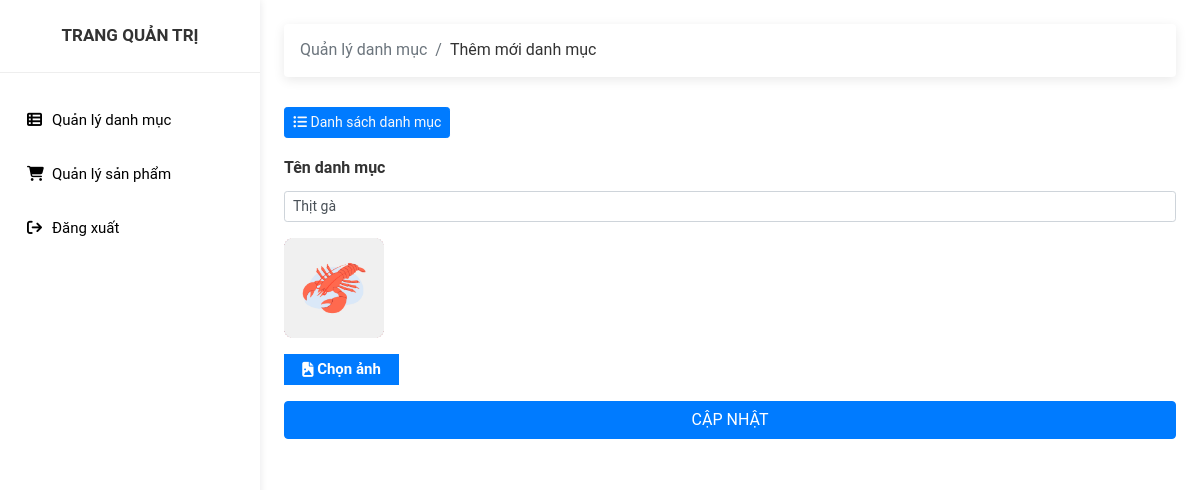
The app's page /editcategory.php?id=12 with its own data.
### tables this page shows
CREATE TABLE `category` (
  `cat_id` int(11) NOT NULL,
  `tendanhmuc` varchar(50) NOT NULL,
  `hinhanh` varchar(100) NOT NULL,
  `ngaytao` datetime NOT NULL,
  `ngaycapnhat` datetime NOT NULL
);

### editcategory.php (the view, shortened to what this page needs)
<!DOCTYPE html>
<html lang="en">
<head>
    <link rel="stylesheet" href="https://cdn.jsdelivr.net/npm/bootstrap@4.3.1/dist/css/bootstrap.min.css">
    <link rel="stylesheet" href="https://cdnjs.cloudflare.com/ajax/libs/font-awesome/6.4.2/css/all.min.css" />
    <link rel="stylesheet" href="./css/admin.css">
</head>
<body>
    <?php
        include 'connect.php';
        $id = $_GET['id'];
        $sql = "SELECT * FROM `category` WHERE cat_id = $id";
        $stsm = $conn ->prepare($sql);
        $stsm->execute();
        $rows = $stsm->fetch(PDO::FETCH_ASSOC);
    ?>
    <div class="wrapper">
        <nav id="sidebar">
            <div class="sidebar-header">
                <h3 class="text-center">
                    <a class="text-decoration-none" href="#">
                        <span class="font-weight-bold">Trang quản trị</span>
                    </a>
                </h3>
            </div>
            <ul class="list-unstyled components">
                <li class="dropdown">
                    <a href="./category.php">
                        <i class="fa-solid fa-table-list"></i><span>Quản lý danh mục</span>
                    </a>
                </li>
                <li class="dropdown">
                    <a href="index.php?req=product">
                        <i class="fa-solid fa-cart-shopping"></i><span>Quản lý sản phẩm</span>
                    </a>
                </li>
                <li>
                    <a href="./index.php">
                        <i class="fa-solid fa-arrow-right-from-bracket"></i><span>Đăng xuất</span>
                    </a>
                </li>
            </ul>
        </nav>
        <div class="p-4">
            <nav aria-label="breadcrumb">
                <ol class="breadcrumb">
                    <li class="breadcrumb-item active" aria-current="page">Quản lý danh mục</li>
                    <li style="color: #333333;" class="breadcrumb-item" aria-current="page">Thêm mới danh mục</li>
                </ol>
            </nav>
            <a class="text-light text-decoration-none btn btn-primary btn-sm mb-3" href="./category.php">
                <i class="fa-solid fa-list-ul"></i> Danh sách danh mục
            </a>
            <form action="" method="POST" enctype="multipart/form-data">
                <div class="form-group">
                    <label style="color: #333333;" for="categoryName">Tên danh mục</label>
                    <input type="text" name="categoryName" id="categoryName" class="form-control form-control-sm" value="<?php echo $rows['tendanhmuc'];?>">
                </div>
                <div class="form-group d-flex align-items-center">
                    <div>
                        <img src="./uploads/<?php echo $rows['hinhanh'];?>" alt="" width="100" height="100">
                        <label for="image" class="form-label label-for-file mt-3">
                            <i class="fa-solid fa-file-image"></i>&nbsp;Chọn ảnh
                        </label>
                    </div>
                </div>
                <input type="submit" class="btn btn-primary btn-block" name="submit" value="CẬP NHẬT" />
            </form>
        </div>
    </div>
</body>
</html>

### css/admin.css (style rules this page uses)
body, html { line-height: 1.8; font-family: "Roboto", sans-serif; color: #ffffff; text-rendering: optimizeLegibility !important; -webkit-font-smoothing: antialiased !important; font-weight: 400; margin: 0px; padding: 0px; }
h1, h2, h3, h4, h5, h6, .h1, .h2, .h3, .h4 { font-weight: 400; line-height: 1.5em; }
a { color: #333; font-weight: 400; }
ul, ol { padding: 0; margin: 0px; list-style: none; }
a, a:hover, a:focus { color: #333; text-decoration: none; transition: all 0.3s; }
.breadcrumb { box-shadow: rgba(0, 0, 0, 0.09) 0px 3px 12px; margin-bottom: 30px; background-color: #ffffff !important; }
.wrapper { position: relative; width: 100%; overflow: auto; }
#sidebar { position: fixed; height: 100vh !important; top: 0; bottom: 0; left: 0; z-index: 11; width: 260px; overflow: auto; transition: all 0.3s; background: #ffffff; box-shadow: rgba(17, 17, 26, 0.05) 0px 1px 0px, rgba(17, 17, 26, 0.1) 0px 0px 8px; }
#sidebar .sidebar-header { padding: 23px; background-color: #ffffff; border-bottom: 1px solid #eee; }
.sidebar-header h3 { color: #333; font-size: 17px; margin: 0px; text-transform: uppercase; transition: all 0.5s ease; font-weight: 600; }
#sidebar ul li { padding: 2px 7px; }
#sidebar ul.components { padding: 20px 0; }
#sidebar ul li a { padding: 10px; line-height: 30px; border-radius: 5px; font-size: 15px; position: relative; font-weight: 400; display: block; }
#sidebar ul li a span { color: #000; display: inline-block; }
#sidebar ul li a i { position: relative; margin: 0 10px; color: #000000; width: 15px; }
label { font-weight: 600; }
.label-for-file { color: #fff; height: 31px; width: 115px; background-color: #007bff; margin: 0; font-size: 15px; display: flex; justify-content: center; align-items: center; }
.p-4 { margin-left: 260px; }

### records on screen
category: categoryName "Thịt gà", hinhanh (picture)
